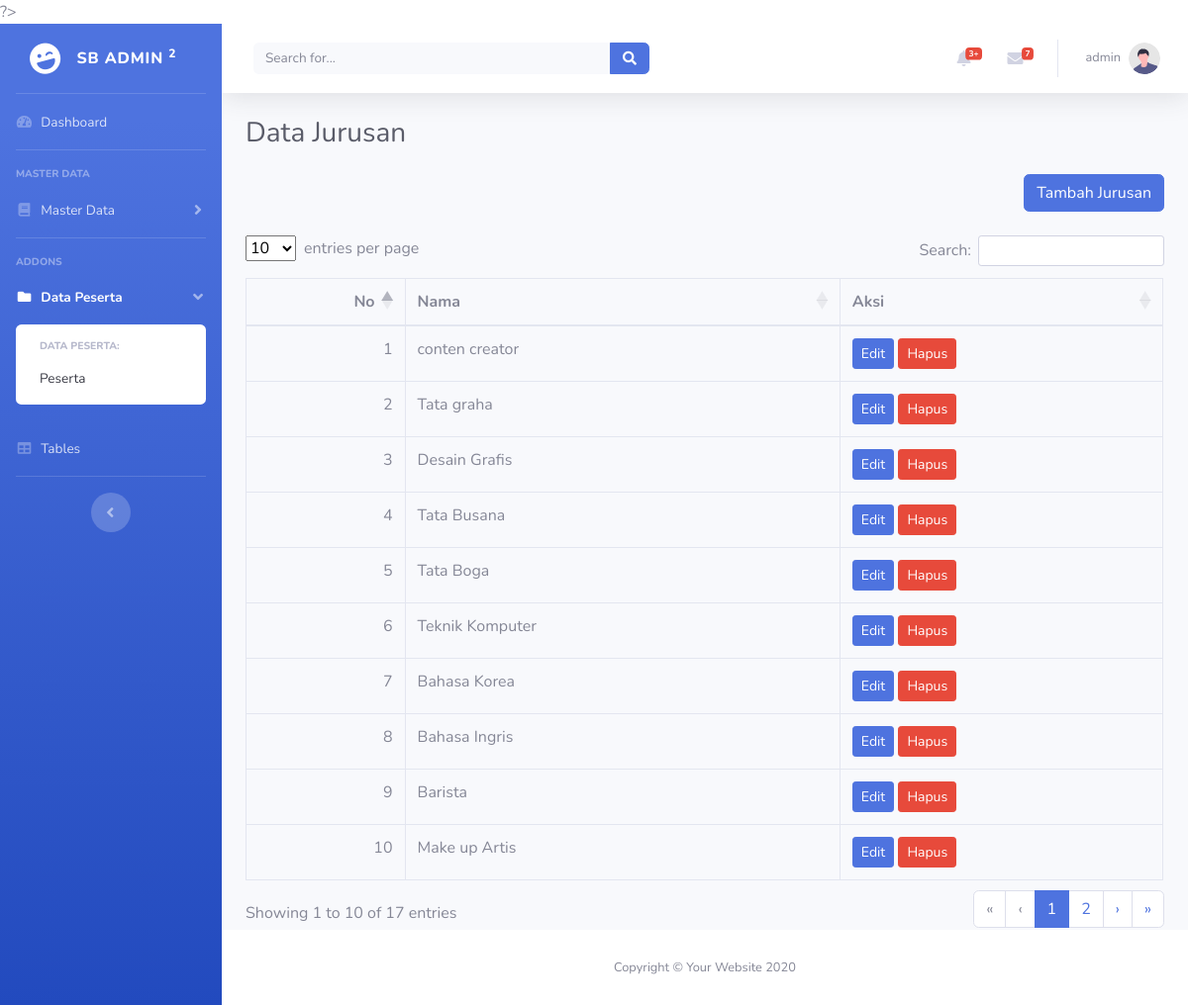
The app's page /jurusan.php (signed in) with its own data.
### tables this page shows
CREATE TABLE `jurusan` (
  `id` int(11) NOT NULL,
  `nama_jurusan` varchar(50) NOT NULL,
  `create_a` timestamp NOT NULL DEFAULT current_timestamp(),
  `update_at` timestamp NOT NULL DEFAULT current_timestamp() ON UPDATE current_timestamp()
);

### jurusan.php (the view, shortened to what this page needs)
<?php
include 'config/config.php';
$queryJurusan = mysqli_query($koneksi, "SELECT * FROM jurusan ORDER BY id DESC");
?>
<!DOCTYPE html>
<html lang="en">
<head>
    <?php include "inc/head.php"; ?>
</head>
<body id="page-top">
    <div id="wrapper">
        <?php include 'inc/sidebar.php'; ?>
        <div id="content-wrapper" class="d-flex flex-column">
            <div id="content">
                <?php include 'inc/navbar.php'; ?>
                <div class="container-fluid">
                    <h1 class="h3 mb-4 text-gray-800">Data Jurusan</h1>
                    <div align="right">
                        <a href="tambah-jurusan.php" class="btn btn-primary mb-3">Tambah Jurusan</a>
                    </div>
                    <table class="table table-bordered" id="datatables">
                        <thead>
                            <tr>
                                <th>No</th>
                                <th>Nama</th>
                                <th>Aksi</th>
                            </tr>
                        </thead>
                        <tbody>
                            <?php $no = 1;
                            while ($dataJurusan = mysqli_fetch_assoc($queryJurusan)) { ?>
                                <tr>
                                    <td><?php echo $no++ ?> </td>
                                    <td><?php echo $dataJurusan['nama_jurusan'] ?></td>
                                    <td>
                                        <a href="tambah-jurusan.php?edit=<?php echo $dataJurusan['id'] ?>" class="btn btn-primary btn-sm">Edit</a>
                                        <a onclick="return confirm('Apakah anda yakin akan menghapus data ini??')" href="tambah-jurusan.php?delete=<?php echo $dataJurusan['id'] ?>" class="btn btn-danger btn-sm">Hapus</a>
                                    </td>
                                </tr>
                            <?php } ?>
                        </tbody>
                    </table>
                </div>
            </div>
            <?php include 'inc/footer.php'; ?>
        </div>
    </div>
</body>
</html>

### assets/DataTables/datatables.css (style rules this page uses)
:root { --dt-row-selected: 13, 110, 253; --dt-row-selected-text: 255, 255, 255; --dt-row-selected-link: 9, 10, 11; --dt-row-stripe: 0, 0, 0; --dt-row-hover: 0, 0, 0; --dt-column-ordering: 0, 0, 0; --dt-html-background: white; }
table.dataTable thead > tr > th.dt-orderable-asc, table.dataTable thead > tr > th.dt-orderable-desc, table.dataTable thead > tr > th.dt-ordering-asc, table.dataTable thead > tr > th.dt-ordering-desc, table.dataTable thead > tr > td.dt-orderable-asc, table.dataTable thead > tr > td.dt-orderable-desc, table.dataTable thead > tr > td.dt-ordering-asc, table.dataTable thead > tr > td.dt-ordering-desc { position: relative; padding-right: 30px; }
table.dataTable thead > tr > th.dt-orderable-asc, table.dataTable thead > tr > th.dt-orderable-desc, table.dataTable thead > tr > td.dt-orderable-asc, table.dataTable thead > tr > td.dt-orderable-desc { cursor: pointer; }
table.dataTable th, table.dataTable td { box-sizing: border-box; }
table.dataTable th.dt-type-numeric, table.dataTable th.dt-type-date, table.dataTable td.dt-type-numeric, table.dataTable td.dt-type-date { text-align: right; }
table.dataTable thead th, table.dataTable thead td, table.dataTable tfoot th, table.dataTable tfoot td { text-align: left; }
table.table.dataTable { clear: both; margin-bottom: 0; max-width: none; border-spacing: 0; }
table.table.dataTable > :not(caption) > * > * { background-color: var(--bs-table-bg); }
table.table.dataTable > tbody > tr { background-color: transparent; }

### records on screen
jurusan: nama_jurusan "conten creator"
jurusan: nama_jurusan "Tata graha"
jurusan: nama_jurusan "Desain Grafis"
jurusan: nama_jurusan "Tata Busana"
jurusan: nama_jurusan "Tata Boga"
jurusan: nama_jurusan "Teknik Komputer"
jurusan: nama_jurusan "Bahasa Korea"
jurusan: nama_jurusan "Bahasa Ingris"
jurusan: nama_jurusan "Barista"
jurusan: nama_jurusan "Make up Artis"

### other values on screen
$_SESSION['nama'] "admin"
